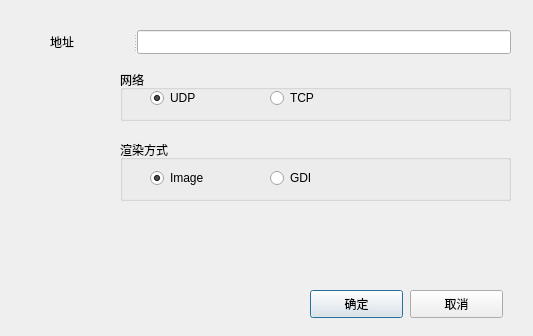
<?xml version="1.0" encoding="UTF-8"?>
<ui version="4.0">
 <class>QtSettingDialog</class>
 <widget class="QWidget" name="QtSettingDialog">
  <property name="windowModality">
   <enum>Qt::NonModal</enum>
  </property>
  <property name="geometry">
   <rect>
    <x>0</x>
    <y>0</y>
    <width>533</width>
    <height>336</height>
   </rect>
  </property>
  <property name="sizePolicy">
   <sizepolicy hsizetype="Fixed" vsizetype="Fixed">
    <horstretch>0</horstretch>
    <verstretch>0</verstretch>
   </sizepolicy>
  </property>
  <property name="windowTitle">
   <string>设置</string>
  </property>
  <widget class="QPushButton" name="okButton">
   <property name="geometry">
    <rect>
     <x>310</x>
     <y>290</y>
     <width>93</width>
     <height>28</height>
    </rect>
   </property>
   <property name="text">
    <string>确定</string>
   </property>
   <property name="default">
    <bool>true</bool>
   </property>
  </widget>
  <widget class="QPushButton" name="cancelButton">
   <property name="geometry">
    <rect>
     <x>410</x>
     <y>290</y>
     <width>93</width>
     <height>28</height>
    </rect>
   </property>
   <property name="text">
    <string>取消</string>
   </property>
  </widget>
  <widget class="QSplitter" name="splitter">
   <property name="geometry">
    <rect>
     <x>50</x>
     <y>30</y>
     <width>461</width>
     <height>24</height>
    </rect>
   </property>
   <property name="orientation">
    <enum>Qt::Horizontal</enum>
   </property>
   <widget class="QLabel" name="label">
    <property name="text">
     <string>地址</string>
    </property>
    <property name="buddy">
     <cstring>rtspUrlEdit</cstring>
    </property>
   </widget>
   <widget class="QLineEdit" name="rtspUrlEdit"/>
  </widget>
  <widget class="QGroupBox" name="groupBox">
   <property name="geometry">
    <rect>
     <x>120</x>
     <y>70</y>
     <width>391</width>
     <height>51</height>
    </rect>
   </property>
   <property name="title">
    <string>网络</string>
   </property>
   <widget class="QRadioButton" name="rbUdpTransport">
    <property name="geometry">
     <rect>
      <x>30</x>
      <y>20</y>
      <width>89</width>
      <height>16</height>
     </rect>
    </property>
    <property name="text">
     <string>UDP</string>
    </property>
    <property name="checked">
     <bool>true</bool>
    </property>
   </widget>
   <widget class="QRadioButton" name="rbTcpTransport">
    <property name="geometry">
     <rect>
      <x>150</x>
      <y>20</y>
      <width>89</width>
      <height>16</height>
     </rect>
    </property>
    <property name="text">
     <string>TCP</string>
    </property>
   </widget>
  </widget>
  <widget class="QGroupBox" name="groupBox_2">
   <property name="geometry">
    <rect>
     <x>120</x>
     <y>140</y>
     <width>391</width>
     <height>61</height>
    </rect>
   </property>
   <property name="title">
    <string>渲染方式</string>
   </property>
   <widget class="QRadioButton" name="rbImageReader">
    <property name="geometry">
     <rect>
      <x>30</x>
      <y>30</y>
      <width>89</width>
      <height>16</height>
     </rect>
    </property>
    <property name="text">
     <string>Image</string>
    </property>
    <property name="checked">
     <bool>true</bool>
    </property>
   </widget>
   <widget class="QRadioButton" name="rbGdiRender">
    <property name="geometry">
     <rect>
      <x>150</x>
      <y>30</y>
      <width>89</width>
      <height>16</height>
     </rect>
    </property>
    <property name="text">
     <string>GDI</string>
    </property>
   </widget>
  </widget>
 </widget>
 <layoutdefault spacing="6" margin="11"/>
 <resources/>
 <connections>
  <connection>
   <sender>cancelButton</sender>
   <signal>clicked()</signal>
   <receiver>QtSettingDialog</receiver>
   <slot>close()</slot>
   <hints>
    <hint type="sourcelabel">
     <x>486</x>
     <y>303</y>
    </hint>
    <hint type="destinationlabel">
     <x>270</x>
     <y>167</y>
    </hint>
   </hints>
  </connection>
 </connections>
</ui>
